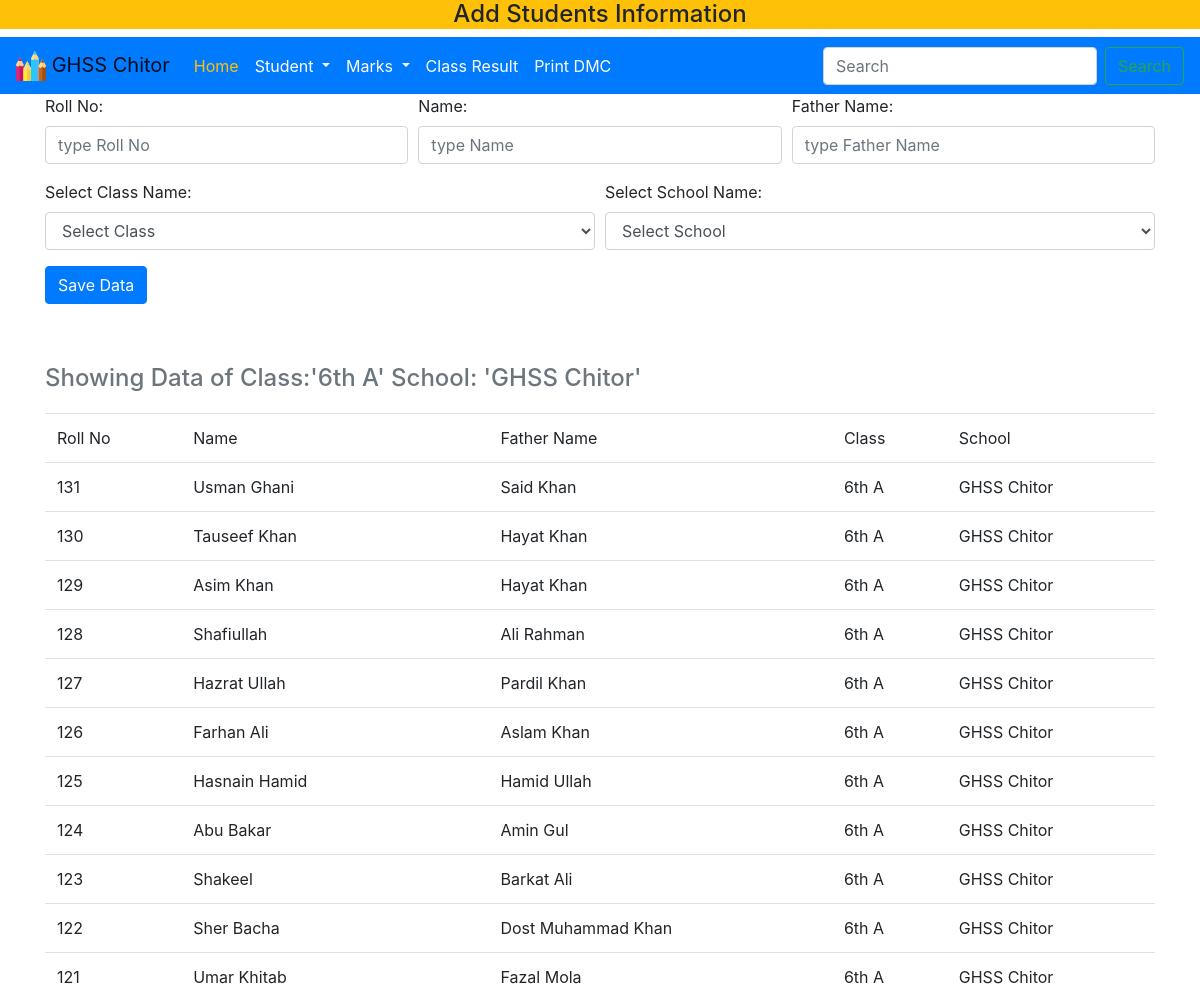
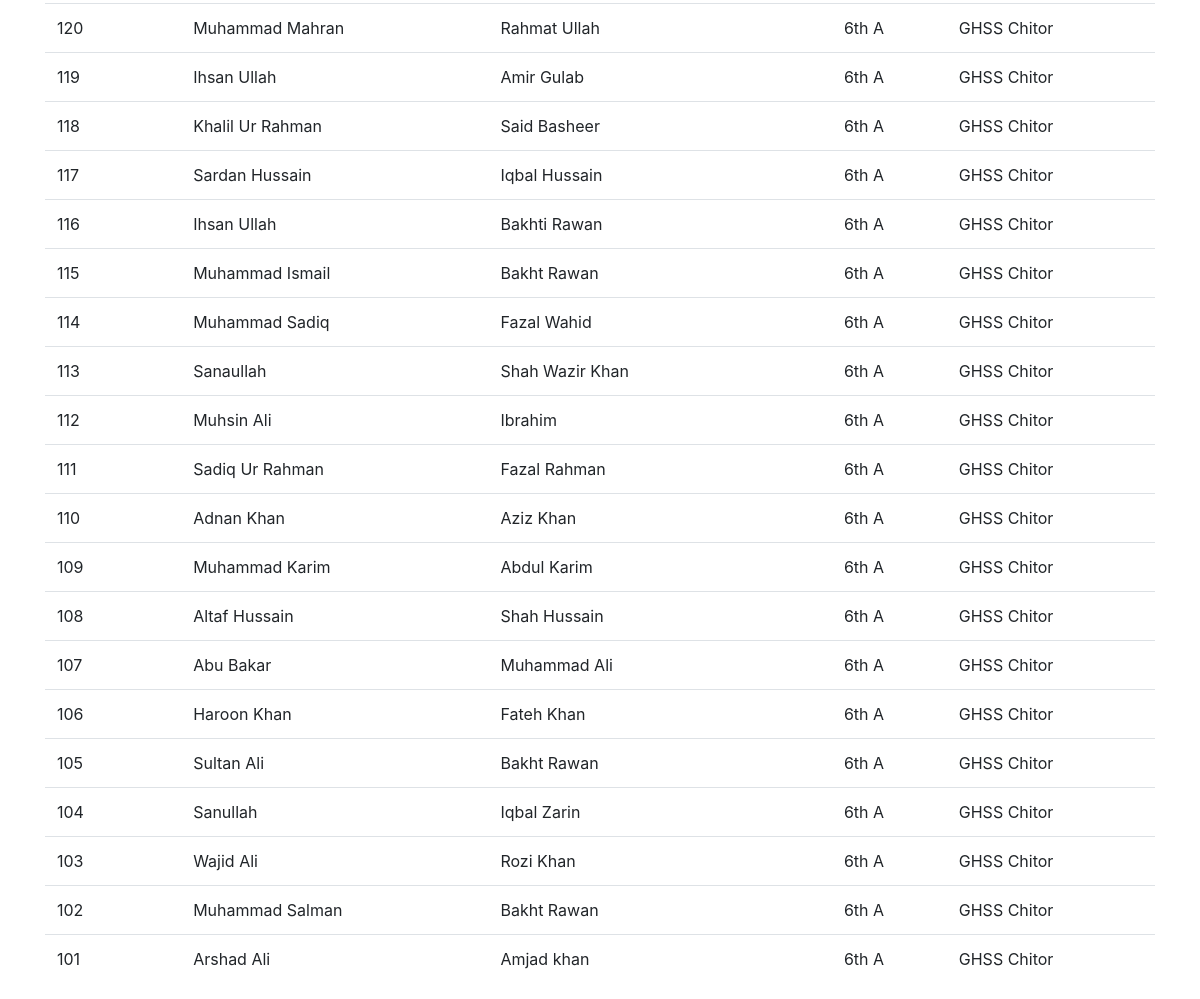
The app's page /add_student.php with its own data (2 pictures, top to bottom).
### tables this page shows
CREATE TABLE IF NOT EXISTS `students_info` (
  `Roll_No` int(11) NOT NULL,
  `Name` varchar(100) NOT NULL,
  `FName` varchar(100) NOT NULL,
  `School` varchar(200) NOT NULL DEFAULT 'GHSS CHITOR',
  `Class` enum('5th','6th A','6th B','7th','8th A','8th B','8th') NOT NULL,
  `Class_Position` varchar(20) DEFAULT NULL,
  `year` year(4) NOT NULL,
  PRIMARY KEY (`Roll_No`)
);

### add_student.php (the view, shortened to what this page needs)
<?php
  require_once('sand_box.php');
  $link=connect();
?>
</head>
<body>
  <div class="bg-warning text-center">
    <h4>Add Students Information</h4>
  </div>
  <?php require_once('nav.php');?>
  <div class="container">
    <div class="row">
      <div class="col-md-12 ">
        <form class="" action="#" method="GET" >
            <div class="form-row">
              <div class="form-group col-md-4">
                <label for="name">Roll No:</label> <span id="aj_result" class="text-danger"></span>
                <input type="number" class="form-control" id="rollno" name="rollno" placeholder="type Roll No" min="1" autofocus required onfocusout="check_roll_no_student()">
              </div>
             <div class="form-group col-md-4">
                <label for="name">Name:</label>
                <input type="text" class="form-control" id="name" name="name" placeholder="type Name"required>
              </div>
            <div class="form-group col-md-4">
              <label for="fname">Father Name:</label>
              <input type="text" class="form-control" id="fname" name="fname" placeholder="type Father Name" required>
            </div>
           </div>
          <div class="form-row">
          </div>
            <button type="submit" name="submit" class="btn btn-primary">Save Data</button>
          </form>
        </div>
      </div>
      <?php
        $show_class="'6th A'";
        $show_school="'GHSS Chitor'";
      ?>
      <br>
      <br>
      <div class="row">
        <div class="col-md-12">
          <table class="table">
            <caption style="caption-side: top"> <h4> <?php echo "Showing Data of Class:$show_class School: $show_school";?></h4></caption>
            <tr> <td> Roll No </td> <td> Name </td> <td> Father Name </td> <td> Class </td><td> School</td> </tr>
            <?php
              $qs="Select * from students_info WHERE Class=".$show_class."AND school=".$show_school."order by Roll_No DESC";
              $qr=mysqli_query($link,$qs)or die('error:'.mysqli_error($link));
              while($qfa=mysqli_fetch_assoc($qr))
              {
                echo  '<tr><td>'.$qfa['Roll_No']. '</td><td>'.$qfa['Name']. '</td><td>'.$qfa['FName']. '</td><td>'.$qfa['Class'].'<td>'.$qfa['School']. '</td></td></tr>';
              }
            ?>
          </table>
        </div>
      </div>
    </div>

### records on screen
students_info: Roll_No "131", Name "Usman Ghani", FName "Said Khan", Class "6th A", School "GHSS Chitor"
students_info: Roll_No "130", Name "Tauseef Khan", FName "Hayat Khan", Class "6th A", School "GHSS Chitor"
students_info: Roll_No "129", Name "Asim Khan", FName "Hayat Khan", Class "6th A", School "GHSS Chitor"
students_info: Roll_No "128", Name "Shafiullah", FName "Ali Rahman", Class "6th A", School "GHSS Chitor"
students_info: Roll_No "127", Name "Hazrat Ullah", FName "Pardil Khan", Class "6th A", School "GHSS Chitor"
students_info: Roll_No "126", Name "Farhan Ali", FName "Aslam Khan", Class "6th A", School "GHSS Chitor"
students_info: Roll_No "125", Name "Hasnain Hamid", FName "Hamid Ullah", Class "6th A", School "GHSS Chitor"
students_info: Roll_No "124", Name "Abu Bakar", FName "Amin Gul", Class "6th A", School "GHSS Chitor"
students_info: Roll_No "123", Name "Shakeel", FName "Barkat Ali", Class "6th A", School "GHSS Chitor"
students_info: Roll_No "122", Name "Sher Bacha", FName "Dost Muhammad Khan", Class "6th A", School "GHSS Chitor"
students_info: Roll_No "121", Name "Umar Khitab", FName "Fazal Mola", Class "6th A", School "GHSS Chitor"
students_info: Roll_No "120", Name "Muhammad Mahran", FName "Rahmat Ullah", Class "6th A", School "GHSS Chitor"
students_info: Roll_No "119", Name "Ihsan Ullah", FName "Amir Gulab", Class "6th A", School "GHSS Chitor"
students_info: Roll_No "118", Name "Khalil Ur Rahman", FName "Said Basheer", Class "6th A", School "GHSS Chitor"
students_info: Roll_No "117", Name "Sardan Hussain", FName "Iqbal Hussain", Class "6th A", School "GHSS Chitor"
students_info: Roll_No "116", Name "Ihsan Ullah", FName "Bakhti Rawan", Class "6th A", School "GHSS Chitor"
students_info: Roll_No "115", Name "Muhammad Ismail", FName "Bakht Rawan", Class "6th A", School "GHSS Chitor"
students_info: Roll_No "114", Name "Muhammad Sadiq", FName "Fazal Wahid", Class "6th A", School "GHSS Chitor"
students_info: Roll_No "113", Name "Sanaullah", FName "Shah Wazir Khan", Class "6th A", School "GHSS Chitor"
students_info: Roll_No "112", Name "Muhsin Ali", FName "Ibrahim", Class "6th A", School "GHSS Chitor"
students_info: Roll_No "111", Name "Sadiq Ur Rahman", FName "Fazal Rahman", Class "6th A", School "GHSS Chitor"
students_info: Roll_No "110", Name "Adnan Khan", FName "Aziz Khan", Class "6th A", School "GHSS Chitor"
students_info: Roll_No "109", Name "Muhammad Karim", FName "Abdul Karim", Class "6th A", School "GHSS Chitor"
students_info: Roll_No "108", Name "Altaf Hussain", FName "Shah Hussain", Class "6th A", School "GHSS Chitor"
students_info: Roll_No "107", Name "Abu Bakar", FName "Muhammad Ali", Class "6th A", School "GHSS Chitor"
students_info: Roll_No "106", Name "Haroon Khan", FName "Fateh Khan", Class "6th A", School "GHSS Chitor"
students_info: Roll_No "105", Name "Sultan Ali", FName "Bakht Rawan", Class "6th A", School "GHSS Chitor"
students_info: Roll_No "104", Name "Sanullah", FName "Iqbal Zarin", Class "6th A", School "GHSS Chitor"
students_info: Roll_No "103", Name "Wajid Ali", FName "Rozi Khan", Class "6th A", School "GHSS Chitor"
students_info: Roll_No "102", Name "Muhammad Salman", FName "Bakht Rawan", Class "6th A", School "GHSS Chitor"
students_info: Roll_No "101", Name "Arshad Ali", FName "Amjad khan", Class "6th A", School "GHSS Chitor"

### other values on screen
$show_class "'6th A'"
$show_school "'GHSS Chitor'"
